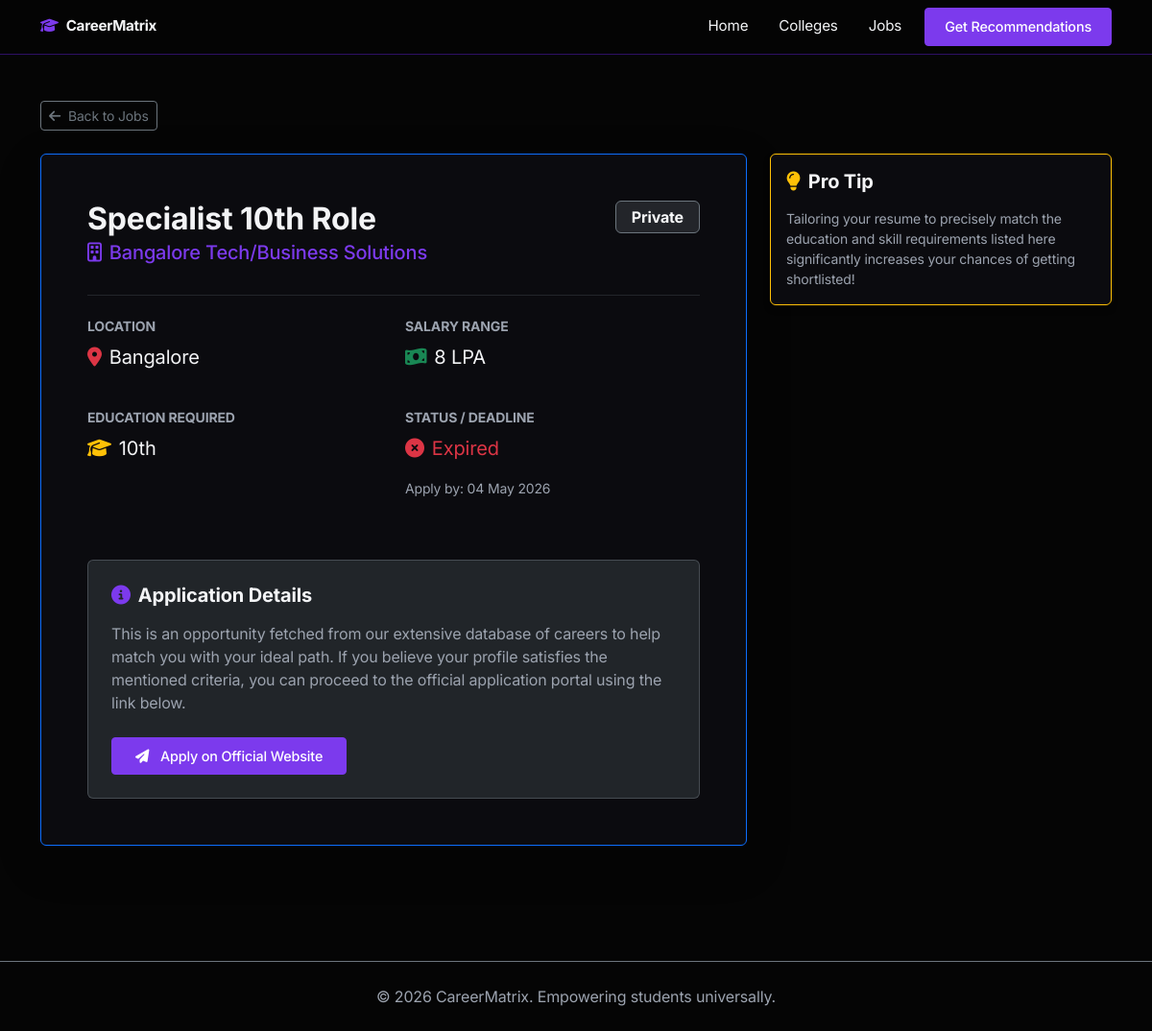
/job/1, run on the app's committed database.
### models.py (models this page shows)
class Job(db.Model):
    id = db.Column(db.Integer, primary_key=True)
    title = db.Column(db.String(200), nullable=False)
    organization = db.Column(db.String(200), nullable=False)
    location = db.Column(db.String(100), nullable=False)
    education_required = db.Column(db.String(100), nullable=False)
    job_type = db.Column(db.String(50), nullable=False) # e.g. Government, Private
    salary_range = db.Column(db.String(100), nullable=True)
    last_date = db.Column(db.DateTime, nullable=True)
    application_link = db.Column(db.String(255), nullable=True)
    posted_date = db.Column(db.DateTime, default=datetime.utcnow)

### app.py (the view)
@app.route('/job/<int:job_id>')
def job_detail(job_id):
    job = Job.query.get_or_404(job_id)
    return render_template('job_detail.html', job=job)

### templates/job_detail.html
{% extends "base.html" %}
{% block content %}
<div class="container py-5">
    <div class="mb-4">
        <a href="{{ url_for('jobs') }}" class="btn btn-outline-secondary btn-sm">
            <i class="fa-solid fa-arrow-left me-1"></i> Back to Jobs
        </a>
    </div>
    <div class="row">
        <div class="col-lg-8">
            <div class="card shadow-lg mb-4 border-primary">
                <div class="card-body p-5">
                    <div class="d-flex justify-content-between align-items-start mb-4">
                        <div>
                            <h2 class="fw-bold mb-1">{{ job.title }}</h2>
                            <h5 class="text-primary"><i class="fa-regular fa-building me-2"></i>{{ job.organization }}</h5>
                        </div>
                        <div>
                            <span class="badge {% if job.job_type == 'Government' %}bg-info{% else %}bg-secondary{% endif %} bg-opacity-25 text-light fs-6 px-3 py-2 border border-secondary">{{ job.job_type }}</span>
                        </div>
                    </div>
                    <hr class="border-secondary mb-4">
                    <div class="row g-4 mb-4">
                        <div class="col-md-6">
                            <h6 class="text-muted text-uppercase small fw-bold mb-2">Location</h6>
                            <p class="fs-5"><i class="fa-solid fa-location-dot me-2 text-danger"></i>{{ job.location }}</p>
                        </div>
                        <div class="col-md-6">
                            <h6 class="text-muted text-uppercase small fw-bold mb-2">Salary Range</h6>
                            <p class="fs-5"><i class="fa-solid fa-money-bill-wave me-2 text-success"></i>{{ job.salary_range or 'Not specified' }}</p>
                        </div>
                        <div class="col-md-6">
                            <h6 class="text-muted text-uppercase small fw-bold mb-2">Education Required</h6>
                            <p class="fs-5"><i class="fa-solid fa-graduation-cap me-2 text-warning"></i>{{ job.education_required }}</p>
                        </div>
                        <div class="col-md-6">
                            <h6 class="text-muted text-uppercase small fw-bold mb-2">Status / Deadline</h6>
                            {% if job.status == 'Active' %}
                            <p class="fs-5 text-success"><i class="fa-solid fa-circle-check me-2"></i>Active</p>
                            {% elif job.status == 'Upcoming' %}
                            <p class="fs-5 text-warning"><i class="fa-solid fa-clock me-2"></i>Hurry! Closing soon</p>
                            {% else %}
                            <p class="fs-5 text-danger"><i class="fa-solid fa-circle-xmark me-2"></i>Expired</p>
                            {% endif %}
                            {% if job.last_date %}
                            <p class="small text-muted mt-1">Apply by: {{ job.last_date.strftime('%d %B %Y') }}</p>
                            {% endif %}
                        </div>
                    </div>
                    <div class="mt-5 p-4 rounded bg-dark border border-secondary border-opacity-50">
                        <h5 class="fw-bold mb-3"><i class="fa-solid fa-circle-info me-2 text-primary"></i>Application Details</h5>
                        <p class="text-muted mb-4">This is an opportunity fetched from our extensive database of careers to help match you with your ideal path. If you believe your profile satisfies the mentioned criteria, you can proceed to the official application portal using the link below.</p>
                        <a href="{{ job.application_link }}" class="btn btn-primary px-4 py-2" target="_blank">
                            <i class="fa-solid fa-paper-plane me-2"></i> Apply on Official Website
                        </a>
                    </div>
                </div>
            </div>
        </div>
        <div class="col-lg-4">
            <div class="card mb-4 border-warning">
                <div class="card-body">
                    <h5 class="card-title fw-bold"><i class="fa-solid fa-lightbulb text-warning me-2"></i>Pro Tip</h5>
                    <p class="card-text text-muted small mt-3">Tailoring your resume to precisely match the education and skill requirements listed here significantly increases your chances of getting shortlisted!</p>
                </div>
            </div>
        </div>
    </div>
</div>
{% endblock %}

### static/css/style.css (style rules this page uses)
:root { --bg-color: #050505; --surface-color: #0b0b0f; --surface-hover: #14111c; --primary-color: #7c3aed; --primary-hover: #6d28d9; --text-color: #f3f4f6; --text-muted: #9ca3af; --border-color: #2e1065; --accent-color: #a78bfa; }
body { background-color: var(--bg-color); color: var(--text-color); font-family: 'Inter', system-ui, -apple-system, sans-serif; margin: 0; padding: 0; letter-spacing: -0.01em; }
.card { background-color: var(--surface-color); border: 1px solid var(--border-color); border-radius: 6px; box-shadow: 0 4px 6px -1px rgba(0, 0, 0, 0.5); transition: transform 0.2s ease, border-color 0.2s ease, box-shadow 0.2s ease; color: var(--text-color); }
.btn-primary { background-color: var(--primary-color); border-color: var(--primary-color); border-radius: 4px; padding: 0.5rem 1.25rem; font-weight: 500; font-size: 0.9rem; transition: all 0.2s; }
.text-muted { color: var(--text-muted) !important; }
.text-primary { color: var(--primary-color) !important; }

### data on the page
Job: title "Specialist 10th Role", organization "Bangalore Tech/Business Solutions", job_type "Private", location "Bangalore", salary_range "8 LPA", education_required "10th", last_date "04 May 2026"
